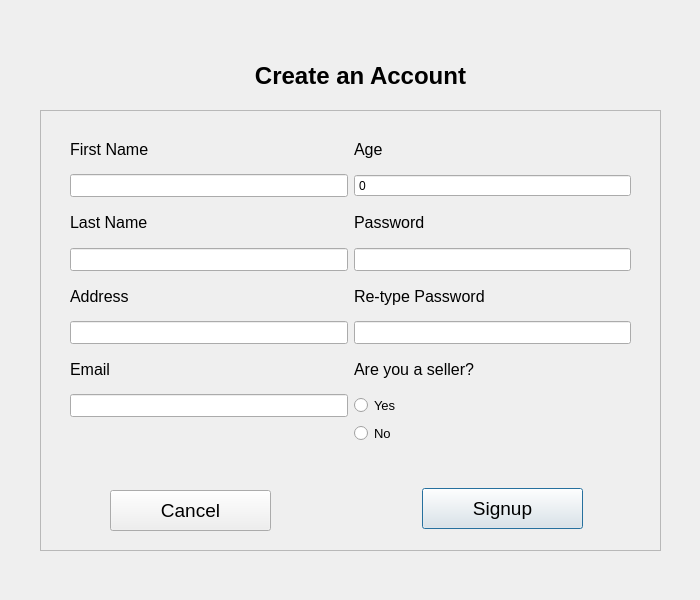
<?xml version="1.0" encoding="UTF-8"?>
<ui version="4.0">
 <class>signup</class>
 <widget class="QDialog" name="signup">
  <property name="geometry">
   <rect>
    <x>0</x>
    <y>0</y>
    <width>700</width>
    <height>600</height>
   </rect>
  </property>
  <property name="windowTitle">
   <string>Dialog</string>
  </property>
  <widget class="QFrame" name="frame">
   <property name="geometry">
    <rect>
     <x>40</x>
     <y>110</y>
     <width>621</width>
     <height>441</height>
    </rect>
   </property>
   <property name="frameShape">
    <enum>QFrame::StyledPanel</enum>
   </property>
   <property name="frameShadow">
    <enum>QFrame::Raised</enum>
   </property>
   <widget class="QPushButton" name="signup_pushButton">
    <property name="geometry">
     <rect>
      <x>382</x>
      <y>378</y>
      <width>161</width>
      <height>41</height>
     </rect>
    </property>
    <property name="font">
     <font>
      <pointsize>14</pointsize>
     </font>
    </property>
    <property name="text">
     <string>Signup</string>
    </property>
   </widget>
   <widget class="QPushButton" name="cancel_pushButton_2">
    <property name="geometry">
     <rect>
      <x>70</x>
      <y>380</y>
      <width>161</width>
      <height>41</height>
     </rect>
    </property>
    <property name="font">
     <font>
      <pointsize>14</pointsize>
     </font>
    </property>
    <property name="text">
     <string>Cancel</string>
    </property>
   </widget>
   <widget class="QWidget" name="layoutWidget">
    <property name="geometry">
     <rect>
      <x>30</x>
      <y>20</y>
      <width>561</width>
      <height>314</height>
     </rect>
    </property>
    <layout class="QGridLayout" name="gridLayout">
     <item row="1" column="0">
      <widget class="QLineEdit" name="fname_lineEdit">
       <property name="font">
        <font>
         <pointsize>10</pointsize>
        </font>
       </property>
       <property name="placeholderText">
        <string/>
       </property>
      </widget>
     </item>
     <item row="5" column="0">
      <widget class="QLabel" name="address_label_4">
       <property name="font">
        <font>
         <pointsize>12</pointsize>
        </font>
       </property>
       <property name="text">
        <string>Address</string>
       </property>
      </widget>
     </item>
     <item row="1" column="1">
      <widget class="QSpinBox" name="age_spinBox">
       <property name="enabled">
        <bool>true</bool>
       </property>
       <property name="frame">
        <bool>true</bool>
       </property>
       <property name="buttonSymbols">
        <enum>QAbstractSpinBox::NoButtons</enum>
       </property>
       <property name="maximum">
        <number>99</number>
       </property>
      </widget>
     </item>
     <item row="0" column="0">
      <widget class="QLabel" name="fname_label_2">
       <property name="font">
        <font>
         <pointsize>12</pointsize>
        </font>
       </property>
       <property name="text">
        <string>First Name</string>
       </property>
      </widget>
     </item>
     <item row="6" column="1">
      <widget class="QLineEdit" name="retype_lineEdit_7">
       <property name="font">
        <font>
         <pointsize>10</pointsize>
        </font>
       </property>
       <property name="echoMode">
        <enum>QLineEdit::Password</enum>
       </property>
      </widget>
     </item>
     <item row="6" column="0">
      <widget class="QLineEdit" name="address_lineEdit_3">
       <property name="font">
        <font>
         <pointsize>10</pointsize>
        </font>
       </property>
      </widget>
     </item>
     <item row="8" column="1">
      <widget class="QRadioButton" name="yes_radioButton">
       <property name="font">
        <font>
         <pointsize>10</pointsize>
        </font>
       </property>
       <property name="text">
        <string>Yes</string>
       </property>
      </widget>
     </item>
     <item row="3" column="1">
      <widget class="QLabel" name="pass_label_7">
       <property name="font">
        <font>
         <pointsize>12</pointsize>
        </font>
       </property>
       <property name="text">
        <string>Password</string>
       </property>
      </widget>
     </item>
     <item row="8" column="0">
      <widget class="QLineEdit" name="email_lineEdit_4">
       <property name="font">
        <font>
         <pointsize>10</pointsize>
        </font>
       </property>
       <property name="inputMethodHints">
        <set>Qt::ImhEmailCharactersOnly</set>
       </property>
      </widget>
     </item>
     <item row="3" column="0">
      <widget class="QLabel" name="lname_label_3">
       <property name="font">
        <font>
         <pointsize>12</pointsize>
        </font>
       </property>
       <property name="text">
        <string>Last Name</string>
       </property>
      </widget>
     </item>
     <item row="7" column="1">
      <widget class="QLabel" name="seller_label_2">
       <property name="font">
        <font>
         <pointsize>12</pointsize>
        </font>
       </property>
       <property name="text">
        <string>Are you a seller?</string>
       </property>
      </widget>
     </item>
     <item row="7" column="0">
      <widget class="QLabel" name="email_label_5">
       <property name="font">
        <font>
         <pointsize>12</pointsize>
        </font>
       </property>
       <property name="text">
        <string>Email</string>
       </property>
      </widget>
     </item>
     <item row="5" column="1">
      <widget class="QLabel" name="retype_label_8">
       <property name="font">
        <font>
         <pointsize>12</pointsize>
        </font>
       </property>
       <property name="text">
        <string>Re-type Password</string>
       </property>
      </widget>
     </item>
     <item row="4" column="1">
      <widget class="QLineEdit" name="pass_lineEdit_6">
       <property name="font">
        <font>
         <pointsize>10</pointsize>
        </font>
       </property>
       <property name="echoMode">
        <enum>QLineEdit::Password</enum>
       </property>
      </widget>
     </item>
     <item row="4" column="0">
      <widget class="QLineEdit" name="lname_lineEdit_2">
       <property name="font">
        <font>
         <pointsize>10</pointsize>
        </font>
       </property>
       <property name="placeholderText">
        <string/>
       </property>
      </widget>
     </item>
     <item row="0" column="1">
      <widget class="QLabel" name="age_label_6">
       <property name="font">
        <font>
         <pointsize>12</pointsize>
         <bold>false</bold>
        </font>
       </property>
       <property name="text">
        <string>Age</string>
       </property>
      </widget>
     </item>
     <item row="9" column="1">
      <widget class="QRadioButton" name="No_radioButton">
       <property name="font">
        <font>
         <pointsize>10</pointsize>
        </font>
       </property>
       <property name="text">
        <string>No</string>
       </property>
      </widget>
     </item>
    </layout>
   </widget>
  </widget>
  <widget class="QLabel" name="create_label">
   <property name="geometry">
    <rect>
     <x>200</x>
     <y>50</y>
     <width>321</width>
     <height>51</height>
    </rect>
   </property>
   <property name="font">
    <font>
     <pointsize>18</pointsize>
     <bold>true</bold>
    </font>
   </property>
   <property name="text">
    <string>Create an Account</string>
   </property>
   <property name="alignment">
    <set>Qt::AlignCenter</set>
   </property>
  </widget>
  <widget class="QLabel" name="signup_complete_label_2">
   <property name="geometry">
    <rect>
     <x>0</x>
     <y>550</y>
     <width>701</width>
     <height>51</height>
    </rect>
   </property>
   <property name="font">
    <font>
     <pointsize>18</pointsize>
     <bold>true</bold>
    </font>
   </property>
   <property name="text">
    <string/>
   </property>
   <property name="alignment">
    <set>Qt::AlignCenter</set>
   </property>
  </widget>
 </widget>
 <resources/>
 <connections/>
</ui>
